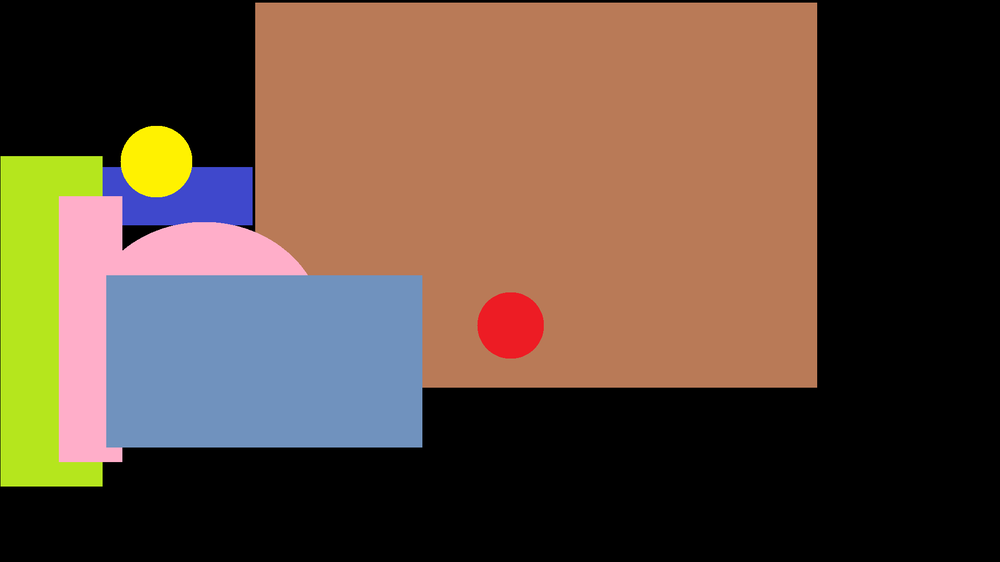
%> input picture matlabScripts/test2.png, 1000 x 562 px, shrunk from 1920 x 1080 before the run
$ octave --eval "result = findrobot('test2.png');"   (GNU Octave 9; MATLAB toolbox functions it lacks are replaced by stand-ins)
%> lines starting %> are read from the running program, lines starting %| are printed output that depends on the picture; in (x1, y1, x2, y2) boxes, pixels count from 0 and x2, y2 are one past the last pixel; in counts of white or black regions, pixels touching at a corner belong together; the program's own positions count from 1
### matlabScripts/createMask.m
function [BW,maskedRGBImage] = createMask(RGB,colorstring)
%createMask  Threshold RGB image using auto-generated code from colorThresholder app.
%  [BW,MASKEDRGBIMAGE] = createMask(RGB) thresholds image RGB using
%  auto-generated code from the colorThresholder app. The colorspace and
%  range for each channel of the colorspace were set within the app. The
%  segmentation mask is returned in BW, and a composite of the mask and
%  original RGB images is returned in maskedRGBImage.
%Modified by Lucy Stuehrmann on 11/29/17
% Auto-generated by colorThresholder app on 29-Nov-2017
%------------------------------------------------------

% Convert RGB image to chosen color space
I = rgb2hsv(RGB);

if (colorstring == 1)
    channel1Min = 0.965;
    channel1Max = 0.028;
    channel2Min = 0.846;
    channel2Max = 1.000;
    channel3Min = 0.862;
    channel3Max = 1.000;
    sliderBW = ( (I(:,:,1) >= channel1Min) | (I(:,:,1) <= channel1Max) ) & ...
        (I(:,:,2) >= channel2Min ) & (I(:,:,2) <= channel2Max) & ...
        (I(:,:,3) >= channel3Min ) & (I(:,:,3) <= channel3Max);
else
    channel1Min = 0.123;
    channel1Max = 0.186;
    channel2Min = 0.846;
    channel2Max = 1.000;
    channel3Min = 0.862;
    channel3Max = 1.000;
    sliderBW = (I(:,:,1) >= channel1Min ) & (I(:,:,1) <= channel1Max) & ...
        (I(:,:,2) >= channel2Min ) & (I(:,:,2) <= channel2Max) & ...
        (I(:,:,3) >= channel3Min ) & (I(:,:,3) <= channel3Max);
end

% Create mask based on chosen histogram thresholds
BW = sliderBW;

% Initialize output masked image based on input image.
maskedRGBImage = RGB;

% Set background pixels where BW is false to zero.
maskedRGBImage(repmat(~BW,[1 1 3])) = 0;

end

### matlabScripts/findrobot.m
function [angle,midpt] = findrobot(imgpath)
%> called with imgpath = 'test2.png'
readimg = imread(imgpath);
%> readimg is the input picture: size 562x1000x3 uint8; mean R, G, B 95.3, 74.5, 59.7
threshedred = createMask(readimg, 1);
%> in createMask, `I = rgb2hsv(RGB);`: I: size 562x1000x3 double; mean H, S, V 0.138, 0.292, 0.417
%> in createMask, `sliderBW = ( (I(:,:,1) >= channel1Min) | (I(:,:,1) <= channel1Max) ) &..`:
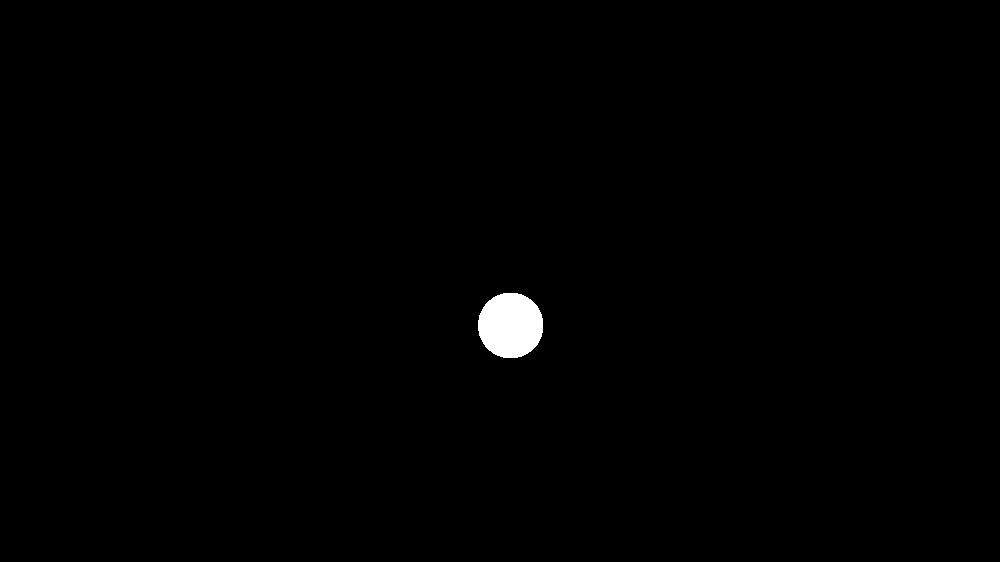
%> sliderBW: size 562x1000 logical; 0.6% white; 1 white region, box (x1, y1, x2, y2) and area: (478, 293, 543, 358) 3381
threshedyellow = createMask(readimg,2);
%> call 2 of createMask, with colorstring = 2
%> in createMask (call 2), `sliderBW = (I(:,:,1) >= channel1Min ) & (I(:,:,1) <= channel1Max) & (I..`:
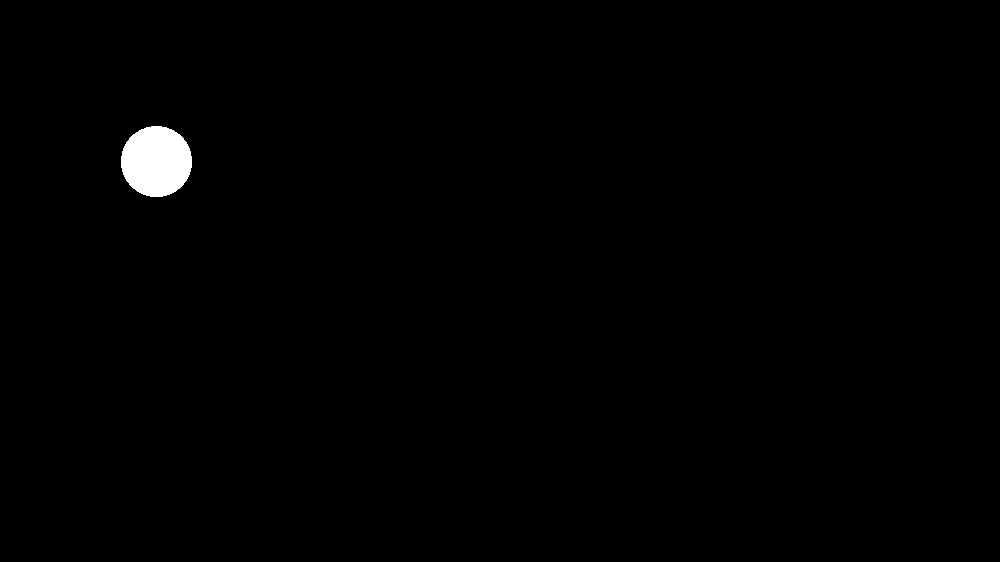
%> sliderBW: size 562x1000 logical; 0.71% white; 1 white region, box (x1, y1, x2, y2) and area: (121, 126, 192, 197) 3977
[centerred, radiusred] = imfindcircles(threshedred, 70, 'Sensitivity',1);
%> centerred = 22 rows, first 12: [544 308; 544 344; 523 291; 523 361; 548 326; 477 310; 477 342; 474 326; 511 289; 511 363; 493 294; 493 358]; radiusred = 22 values from 70 to 70
[centeryel, radiusyel] = imfindcircles(threshedyellow, 70, 'Sensitivity',1);
%> centeryel = 22 rows, first 12: [175 191; 139 191; 123 163; 191 163; 157 196; 188 177; 126 177; 157 128; 126 147; 172 131; 188 147; 142 131]; radiusyel = 22 values from 70 to 70
x1 = centerred(1,1);
%> x1 = 544
x2 = centeryel(1,1);
%> x2 = 175
y1 = centerred(1,2);
%> y1 = 308
y2 = centeryel(1,2);
%> y2 = 191
angle = atan(abs(y1-y2)/abs(x1-x2));
%> angle = 0.307
midpt = [((x1-x2)/2)+x2, ((y1-y2)/2)+y2];
%> midpt = [359.5 249.5]
rgb = insertShape(readimg,'Line', [midpt(1),midpt(2),x2,y2], 'Color', 'blue', 'LineWidth', 8);
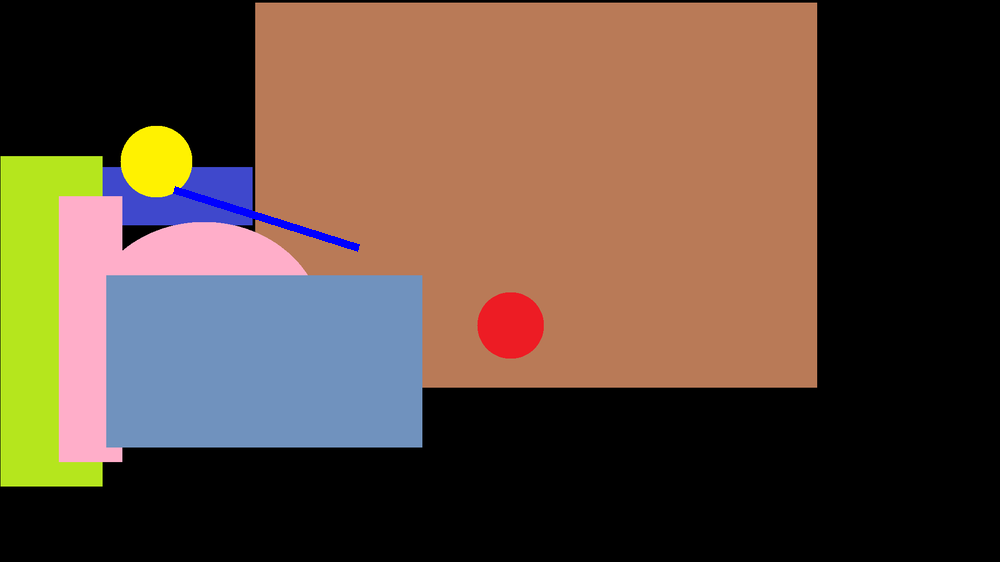
%> rgb: size 562x1000x3 uint8; 0.26% of pixels changed, all inside (x1, y1, x2, y2) = (173, 186, 360, 252)
%> `result = findrobot('test2.png');`:
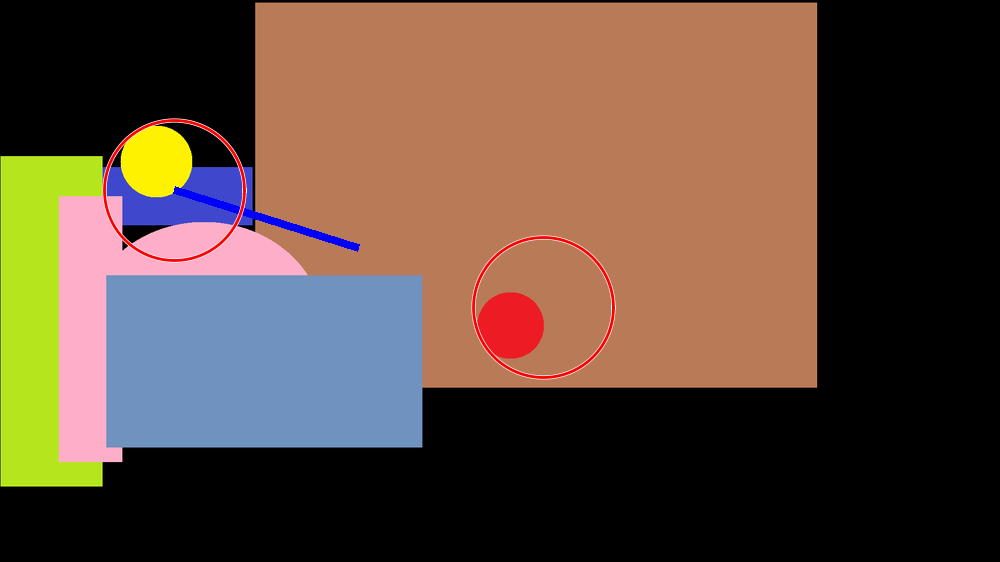
%> figure redrawn from the program's plot data
%> `result = findrobot('test2.png');`: result = 0.307
imshow(rgb);
v = viscircles([centerred(1,1),centerred(1,2);centeryel(1,1),centeryel(1,2)], [radiusred(1);radiusyel(1)]);
end

$ run again, on matlabScripts/test3.png
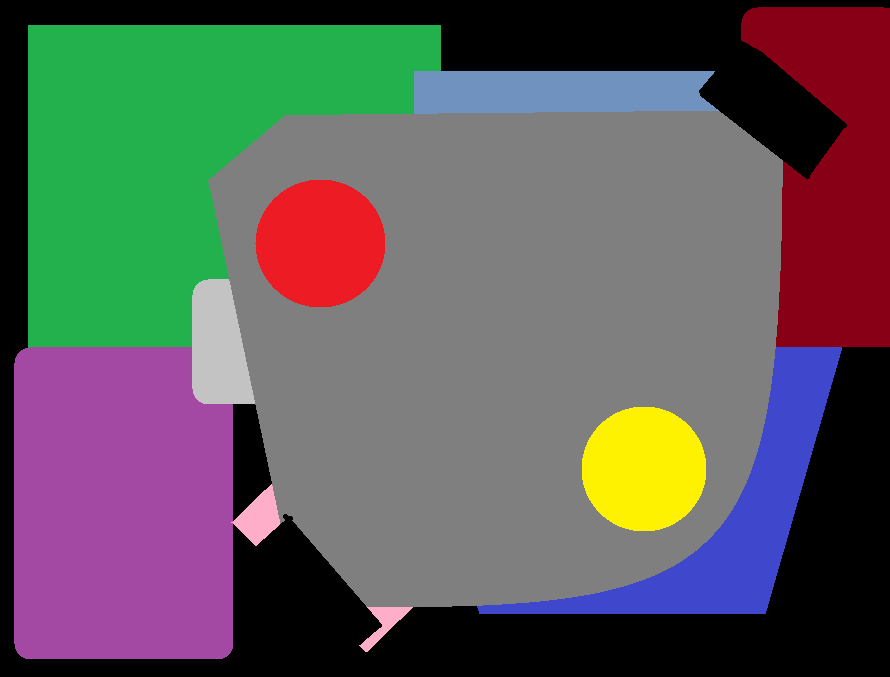
%> input picture matlabScripts/test3.png, 890 x 677 px
%> in findrobot, readimg is the input picture: size 677x890x3 uint8; mean R, G, B 93.8, 91, 90
%> I: size 677x890x3 double; mean H, S, V 0.263, 0.301, 0.47
%> in createMask (call 2), `sliderBW = (I(:,:,1) >= channel1Min ) & (I(:,:,1) <= channel1Max) & (I..`:
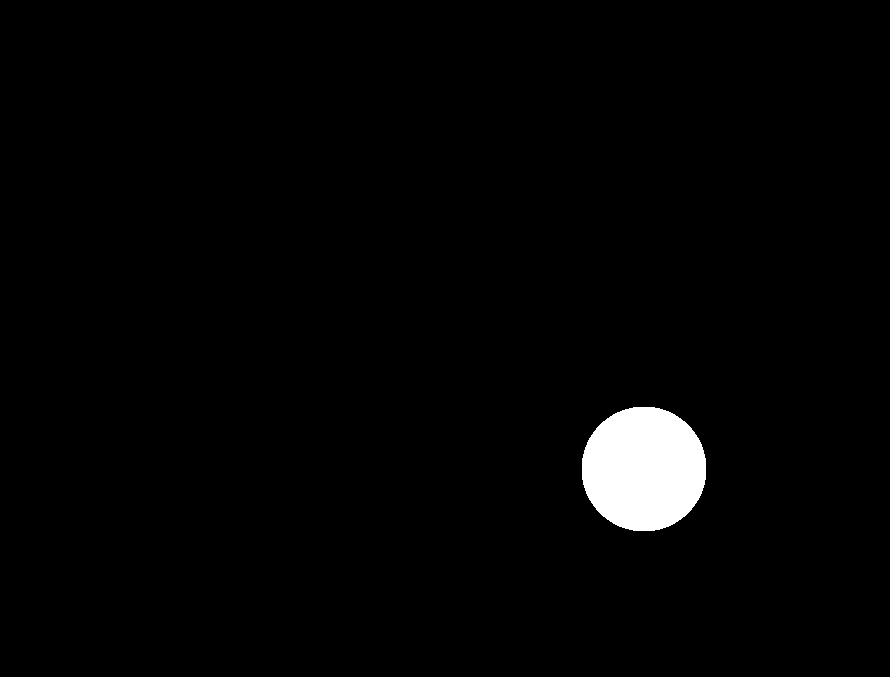
%> sliderBW: size 677x890 logical; 2% white; 1 white region, box (x1, y1, x2, y2) and area: (582, 407, 706, 531) 12258
%> centerred = [321 250; 321 238]; radiusred = [70; 70]
%> centeryel = [639 464; 650 475; 639 475; 650 464]; radiusyel = [70; 70; 70; 70]
%> x1 = 321
%> x2 = 639
%> y1 = 250
%> y2 = 464
%> angle = 0.592
%> midpt = [480 357]
%> rgb: size 677x890x3 uint8; 0.22% of pixels changed, all inside (x1, y1, x2, y2) = (477, 354, 641, 467)
%> `result = findrobot('test2.png');`:
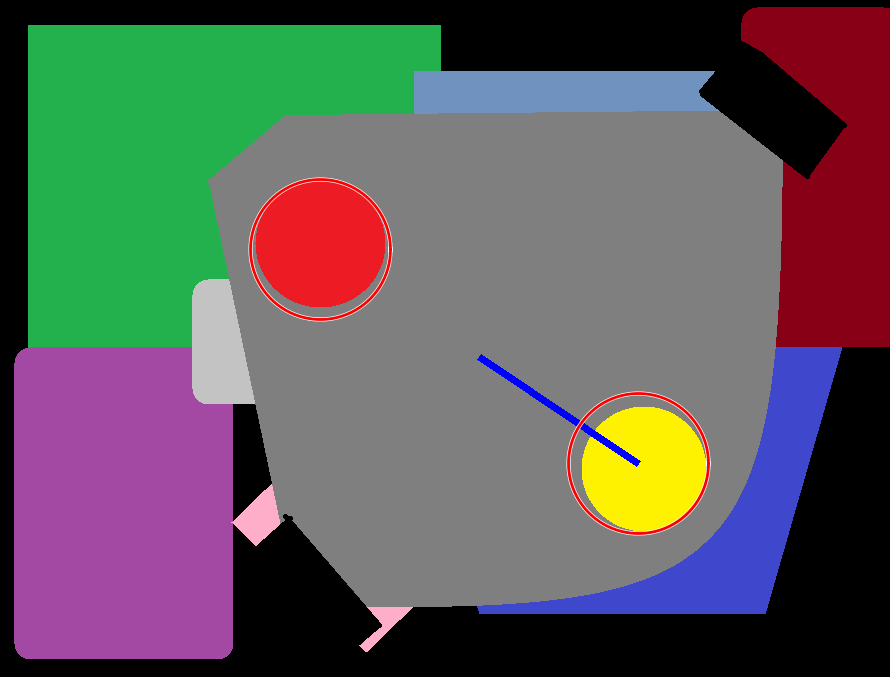
%> figure redrawn from the program's plot data
%> result = 0.592

$ run again, on matlabScripts/testimg.png
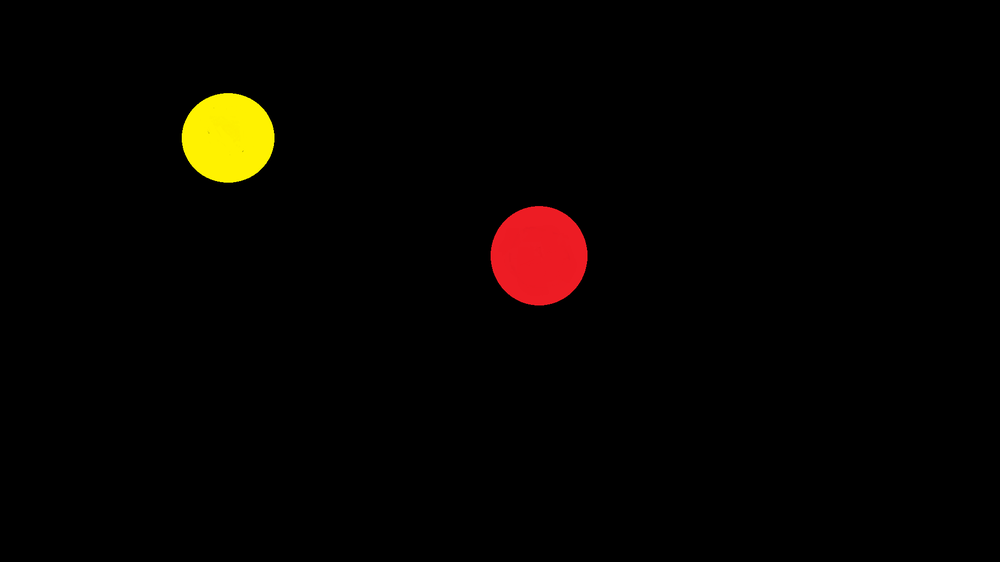
%> input picture matlabScripts/testimg.png, 1000 x 562 px, shrunk from 1920 x 1080 before the run
%> in findrobot, readimg is the input picture: size 562x1000x3 uint8; mean R, G, B 6.1, 3.2, 0.5
%> I: size 562x1000x3 double; mean H, S, V 0.0157, 0.0251, 0.0241
%> maskedRGBImage: size 562x1000x3 uint8; 1.36% of pixels changed, all inside (x1, y1, x2, y2) = (179, 91, 590, 308)
%> in createMask (call 2), `maskedRGBImage(repmat(~BW,[1 1 3])) = 0;`:
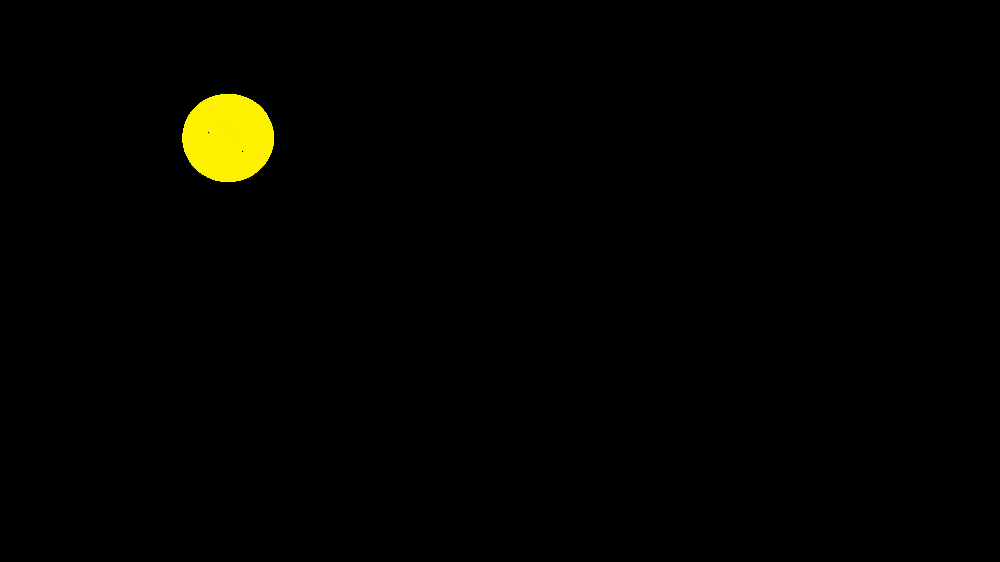
%> maskedRGBImage: size 562x1000x3 uint8; 1.54% of pixels changed, all inside (x1, y1, x2, y2) = (179, 91, 590, 308)
%> centerred = 15 rows, first 12: [519 264; 560 249; 532 276; 555 271; 529 238; 519 248; 523 243; 517 257; 562 255; 560 264; 554 241; 550 238]; radiusred = [70; 70; 70; 70; 70; 70; 70; 70; 70; 70; 70; 70; 70; 70; 70]
%> centeryel = 16 rows, first 12: [220 162; 250 126; 207 149; 238 115; 235 163; 221 114; 228 113; 212 120; 208 126; 250 150; 245 157; 252 145]; radiusyel = [70; 70; 70; 70; 70; 70; 70; 70; 70; 70; 70; 70; 70; 70; 70; 70]
%> x1 = 519
%> x2 = 220
%> y1 = 264
%> y2 = 162
%> angle = 0.329
%> midpt = [369.5 213]
%> rgb: size 562x1000x3 uint8; 0.21% of pixels changed, all inside (x1, y1, x2, y2) = (218, 157, 370, 216)
%> `result = findrobot('test2.png');`:
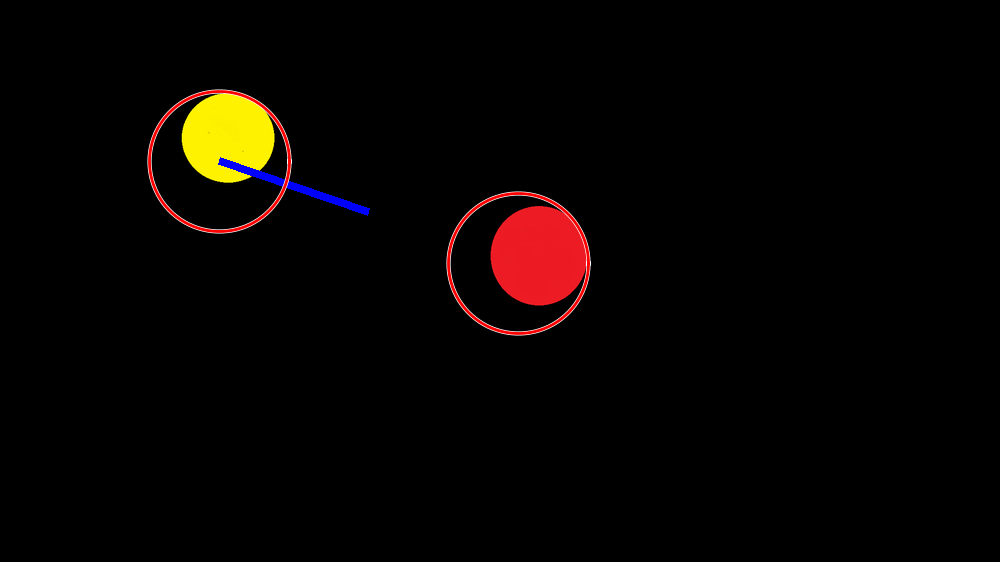
%> figure redrawn from the program's plot data
%> result = 0.329
